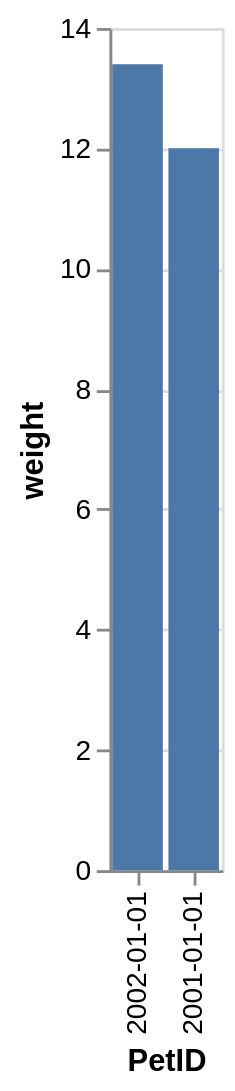

Here is the Vega-Lite specification saved for this chart:
### Vega-Lite specification from a JSON file in a GitHub repository (floating-point values rounded to 4 significant figures)
{"data": {"values": [{"x_data": "2002-01-01", "y_data": 13.4}, {"x_data": "2001-01-01", "y_data": 12}]}, "mark": "bar", "encoding": {"x": {"field": "x_data", "type": "nominal", "title": "PetID", "sort": "descending"}, "y": {"field": "y_data", "type": "quantitative", "title": "weight"}}}
